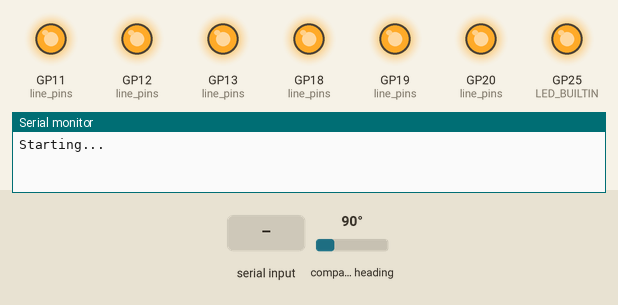
Simulated run of this program. Board: Raspberry Pi Pico. On the bench: output pins drawn as LEDs (lit = HIGH), the last lines printed to the serial monitor. Inputs (shaded band) come from the test bench; at power-on: compass heading 90°.

Above: at 1.2 s.
1.3 s: "90,45\n" received over Serial
At 1.6 s:
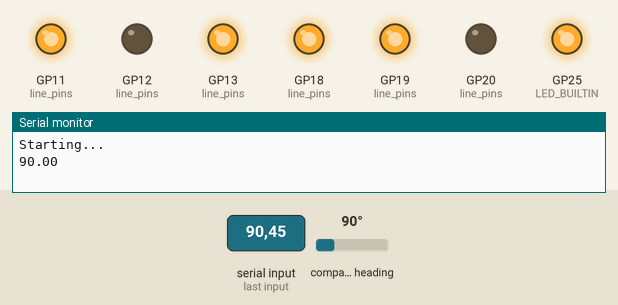
2.8 s: compass heading set to 79°
At 4.0 s:
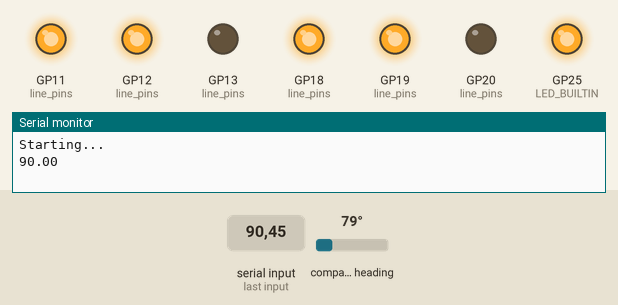
4.3 s: compass heading set to 70°
At 5.1 s:
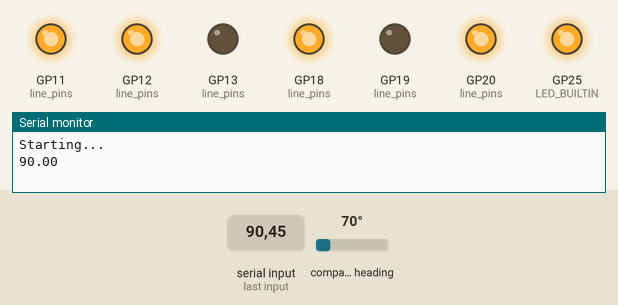
5.8 s: compass heading set to 61°
At 6.2 s:
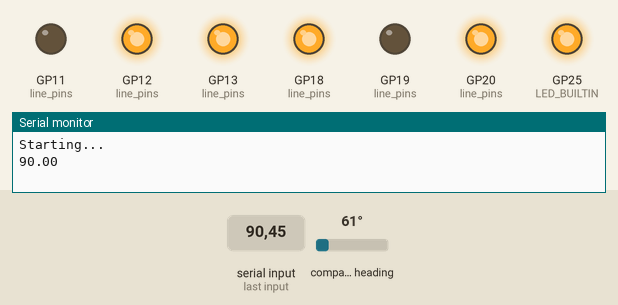
7.3 s: compass heading set to 7°
At 8.5 s:
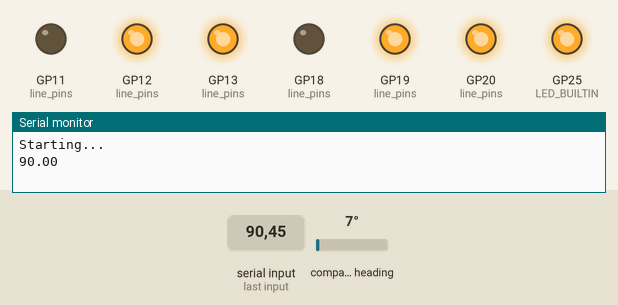
8.8 s: compass heading set to 269°
At 10.3 s:
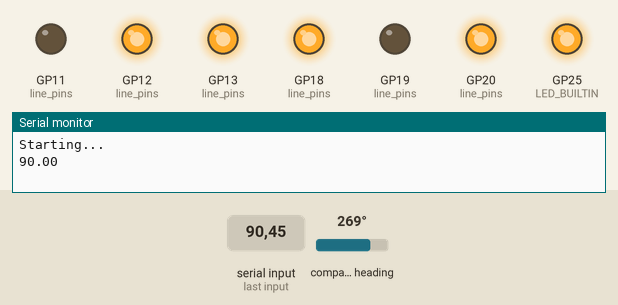
Timing chart, 0 to 11.3 s (numbered marks = the images above; inputs shaded):
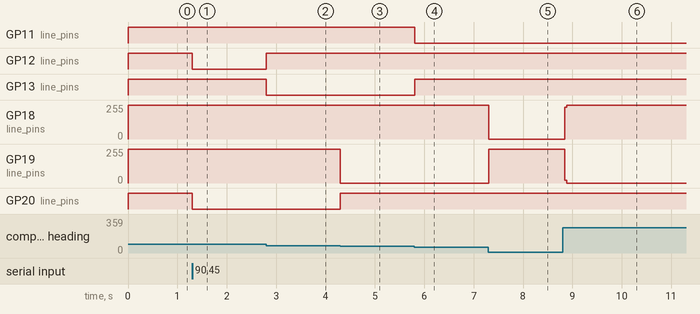

The program:

main.cpp
```cpp
#include <Arduino.h>

//    FILE: AS5600L_set_address.ino
//  AUTHOR: Rob Tillaart
// PURPOSE: demo
//     URL: https://github.com/RobTillaart/AS5600
//
//  Examples may use AS5600 or AS5600L devices.
//  Check if your sensor matches the one used in the example.
//  Optionally adjust the code.

#include "AS5600.h"

//  Uncomment the line according to your sensor type
// AS5600L ASL;   //  use default Wire
AS5600 ASL; //  use default Wire

#define NUM_MOSFETS 6
#define NUM_STEPS 6

#define LINE_A 0
#define LINE_B 1
#define LINE_C 2

#define POSITIVE_LINE 0
#define NEGATIVE_LINE 1

#define LINE_A_POS 13
#define LINE_A_NEG 18
#define LINE_B_POS 12
#define LINE_B_NEG 19
#define LINE_C_POS 11
#define LINE_C_NEG 20

const int line_pins[3][2] = {
    {LINE_A_POS, LINE_A_NEG},
    {LINE_B_POS, LINE_B_NEG},
    {LINE_C_POS, LINE_C_NEG}};

const int MOSFETS[NUM_MOSFETS] = {LINE_A_POS, LINE_A_NEG, LINE_B_POS, LINE_B_NEG, LINE_C_POS, LINE_C_NEG};
const float STEPS[NUM_STEPS][3] = {
    {1, 0, -1},
    {0, 1, -1},
    {-1, 1, 0},
    {-1, 0, 1},
    {0, -1, 1},
    {1, -1, 0}};

void write_mosfet(int pin, float duty_cycle)
{
  analogWrite(pin, (int)((1.0 - duty_cycle) * 4095.0));
}

void write_line(int line, float duty_cycle)
{
  if (duty_cycle >= 0)
  {
    write_mosfet(line_pins[line][POSITIVE_LINE], duty_cycle);
    write_mosfet(line_pins[line][NEGATIVE_LINE], 0);
  }
  else
  {
    write_mosfet(line_pins[line][POSITIVE_LINE], 0);
    write_mosfet(line_pins[line][NEGATIVE_LINE], -duty_cycle);
  }
}

void write_lines(float a, float b, float c)
{
  write_line(LINE_A, a);
  write_line(LINE_B, b);
  write_line(LINE_C, c);
}

void setup()
{
  pinMode(LED_BUILTIN, OUTPUT);
  digitalWrite(LED_BUILTIN, HIGH);

  // Set up PWM
  analogWriteResolution(12);

  for (int i = 0; i < NUM_MOSFETS; i++)
  {
    pinMode(MOSFETS[i], OUTPUT);
    write_mosfet(MOSFETS[i], 0);
  }

  Serial.begin(115200);
  Serial.println("Starting...");

  Wire.begin();
  ASL.begin(3); //  set direction pin.
}

void loop()
{
  static unsigned long last_measurement = micros();
  static unsigned long last_update = micros();
  static float duty_cycle = 0.0;
  static int step = 0;
  static float offset = 25.0;
  static float last_angle = ASL.rawAngle() * AS5600_RAW_TO_DEGREES;
  static float measured_angle = last_angle;
  static float angle = last_angle;
  static float deg_per_ms = 0.0;

  if (Serial.available())
  {
    duty_cycle = Serial.parseFloat();
    Serial.println(duty_cycle);

    while (Serial.available())
      Serial.read();
  }

  if (micros() - last_measurement >= 600)
  {
    last_measurement = micros();
    last_angle = measured_angle;
    measured_angle = ASL.rawAngle() * AS5600_RAW_TO_DEGREES;

    deg_per_ms = 0.2 * ((measured_angle - last_angle) / 600.0e-3) + 0.8 * deg_per_ms;
  }

  if (micros() - last_update >= 5)
  {
    last_update = micros();
    angle = 0.8 * fmod(angle + deg_per_ms * 5.0e-3 + 360.0, 360.0) + 0.2 * measured_angle;
    step = ((int)((angle - offset) / (60.0 / 7) + NUM_STEPS)) % NUM_STEPS;

    write_lines(
        STEPS[step][LINE_A] * duty_cycle,
        STEPS[step][LINE_B] * duty_cycle,
        STEPS[step][LINE_C] * duty_cycle);
  }

  // if (millis() % 1000 == 0)
  //   Serial.println(deg_per_ms * (1000.0 * 60 / 360.0));

  //   Serial.println(ASL.rawAngle() * AS5600_RAW_TO_DEGREES);
}

//  -- END OF FILE --
```

Measured:
- the behaviour switches between 86 and 85° on compass heading (found by bisection; images 1 and 2)
- the behaviour switches between 77 and 76° on compass heading (found by bisection; images 2 and 3)
- the behaviour switches between 68 and 67° on compass heading (found by bisection; images 3 and 4)
- after the input at 1.3 s, GP12 (line_pins), GP20 (line_pins): HIGH → LOW at once
- after the input at 2.8 s, GP12 (line_pins): LOW → HIGH at once; GP13 (line_pins): HIGH → LOW at once
- after the input at 4.3 s, GP19 (line_pins): 255/255 → 0/255 at once; GP20 (line_pins): LOW → HIGH at once
- after the input at 5.8 s, GP11 (line_pins): HIGH → LOW at once; GP13 (line_pins): LOW → HIGH at once
- after the input at 7.3 s, GP18 (line_pins): 255/255 → 0/255 at once; GP19 (line_pins): 0/255 → 255/255 at once
- after the input at 8.8 s, GP18 (line_pins): 0/255 → 255/255 at once; GP19 (line_pins): 255/255 → 0/255 at once
